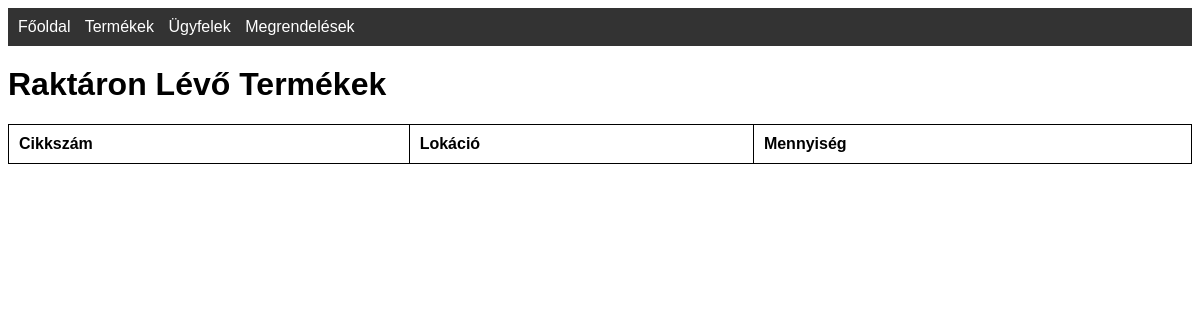
Page /stock on the earlier database version.
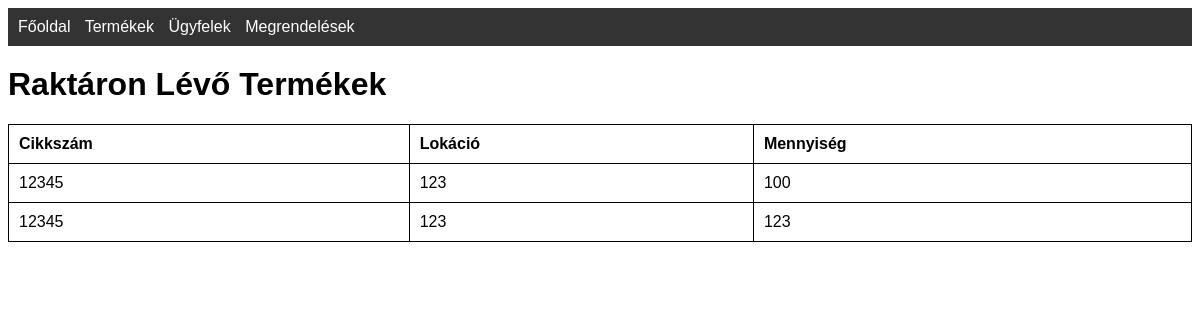
Same page on the later database version.
### tables this page shows
CREATE TABLE stock (
            id INTEGER PRIMARY KEY,
            cikkszam TEXT,
            lokacio TEXT,
            mennyiseg INTEGER,
            FOREIGN KEY (cikkszam) REFERENCES products(cikkszam) ON DELETE CASCADE
        );

CREATE TABLE products (
                    id INTEGER PRIMARY KEY,
                    cikkszam TEXT UNIQUE,
                    nev TEXT,
                    ar REAL,
                    suly REAL,
                    kategoria TEXT);

### app.py (the view)
@app.route('/stock')
def stock():
    conn = get_db_connection()
    stock = conn.execute('''SELECT stock.id, products.cikkszam, stock.lokacio, stock.mennyiseg
                            FROM stock
                            JOIN products ON stock.cikkszam = products.cikkszam''').fetchall()
    conn.close()
    return render_template('stock.html', stock=stock)

### app.py (called while the page is built)
def get_db_connection():
    conn = sqlite3.connect('database.db')
    conn.row_factory = sqlite3.Row
    return conn

### templates/stock.html (shortened to what this page needs)
<!DOCTYPE html>
<html lang="hu">
<head>
    <link rel="stylesheet" href="{{ url_for('static', filename='css/style.css') }}">
</head>
<body>
    <nav>
          <a href="{{ url_for('index') }}">Főoldal</a>
        <a href="{{ url_for('products') }}">Termékek</a>
        <a href="{{ url_for('customers') }}">Ügyfelek</a>
        <a href="{{ url_for('orders') }}">Megrendelések</a>
    </nav>
    <h1>Raktáron Lévő Termékek</h1>
    <table>
        <thead>
            <tr>
                <th>Cikkszám</th>
                <th>Lokáció</th>
                <th>Mennyiség</th>
            </tr>
        </thead>
        <tbody>
            {% for item in stock %}
            <tr>
                <td>{{ item.cikkszam }}</td>
                <td>{{ item.lokacio }}</td>
                <td>{{ item.mennyiseg }}</td>
            </tr>
            {% endfor %}
        </tbody>
    </table>
</body>
</html>

### static/css/style.css (style rules this page uses)
body { font-family: Arial, sans-serif; }
nav { background-color: #333; padding: 10px; }
nav a { color: white; margin-right: 10px; text-decoration: none; }
table { width: 100%; border-collapse: collapse; margin-top: 20px; }
table, th, td { border: 1px solid black; }
th, td { padding: 10px; text-align: left; }
h1 { margin-top: 20px; }

Differences in the rows shown:
added stock: cikkszam "12345", lokacio "123", mennyiseg "100"
added stock: cikkszam "12345", lokacio "123", mennyiseg "123"
